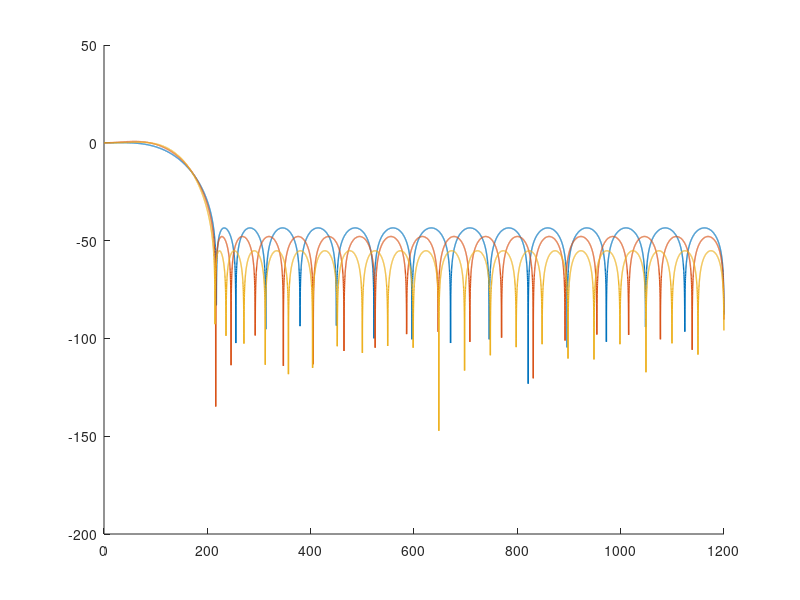

The MATLAB source for this figure: (Note: this script raises an error after producing the figure.)
% DESIGN_INTERP_FIR 设计/对比 8 倍内插 FIR (88MHz 通带, 2.4G 输出域)
%   验证不同抽头数 (32/40/48) 的通带纹波与阻带抑制, 决定最小抽头数
%   规格: 通带 [0,88MHz], 阻带 [212MHz, 1.2GHz] (212=300-88, 最近镜像)
%   用法: design_interp_fir   (输出频响对比图 + 表格)
function design_interp_fir()
    fs_out = 2.4e9;                 % 输出采样率
    f_p = 88e6;                     % 通带
    f_s = 300e6 - 88e6;             % 阻带起点 (镜像 300MHz 的带边)
    fn  = fs_out / 2;               % Nyquist 1.2GHz

    % 归一化频率 (firpm: Nyquist=1)
    F = [0 f_p f_s fn] / fn;
    A = [1 1 0 0];
    W = [1 10];                     % 阻带加权 10 (-> ~60dB)

    fprintf('=== 8 倍内插 FIR 设计对比 (通带 %.0fMHz, 阻带 %.0fMHz 起) ===\n', f_p/1e6, f_s/1e6);
    fprintf('%-6s %-12s %-12s %-12s\n', 'N', '通带纹波dB', '阻带抑止dB@300M', '阻带最差dB');
    for N = [32 40 48]
        h = firpm(N-1, F, A, W);
        h = h / sum(h);             % DC 增益 1
        [H, w] = freqz(h, 1, 8192, fs_out);
        magdB = 20*log10(abs(H) + eps);

        % 通带纹波 (0-f_p)
        pass = magdB(w <= f_p);
        ripple = max(pass) - min(pass);
        % 阻带最差 (f_s 到 Nyquist)
        stop = magdB(w >= f_s);
        stop_worst = max(stop);
        % 镜像中心 300MHz 处抑制
        [~, i3] = min(abs(w - 300e6));
        stop_300 = magdB(i3);

        fprintf('%-6d %-12.3f %-12.1f %-12.1f\n', N, ripple, stop_300, stop_worst);

        % 保存最佳设计 (N=40 优先) 到 rtl 头文件格式备查
        if N == 40
            B40 = round(h * 32768);
            fprintf('  N=40 系数 (int16): [%s]\n', num2str(B40));
        end
    end

    % 频响图
    figure('Visible','off','Position',[100 100 900 420]);
    hold on;
    for N = [32 40 48]
        h = firpm(N-1, F, A, W); h = h/sum(h);
        [H, w] = freqz(h, 1, 8192, fs_out);
        plot(w/1e6, 20*log10(abs(H)+eps), 'LineWidth', 1);
    end
    xline(88, 'r--'); xline(212, 'r--', '镜像'); xline(300, 'k--');
    grid on;
    xlabel('频率 (MHz)'); ylabel('幅度 (dB)');
    title('8 倍内插 FIR 频响对比 (88MHz 通带)');
    legend('32 tap','40 tap','48 tap','Location','best');
    ylim([-120 10]);
    print(gcf, fullfile(fileparts(mfilename('fullpath')), '..', 'rpt', 'interp_fir_compare.png'), '-dpng', '-r120');
    fprintf('\n频响图: rpt/interp_fir_compare.png\n');
end
